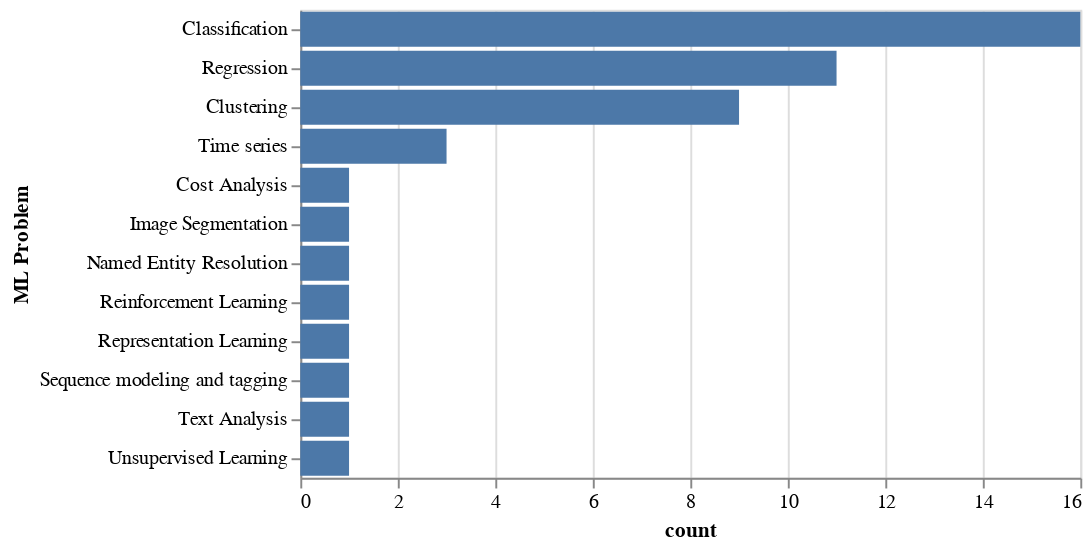

Source (notebook cell):
### Code cell
plotMultiselect(df, 'ML: Problem', 'ML Problem')

### Figure 1 — Vega-Lite specification as saved in the notebook (floating-point values rounded to 4 significant figures)
{"config": {"view": {"continuousWidth": 400, "continuousHeight": 300}}, "data": {"name": "data-0554f58fe8e594b0792ac7e510eebec4"}, "mark": "bar", "encoding": {"x": {"type": "quantitative", "axis": {"tickMinStep": 1}, "field": "count"}, "y": {"type": "nominal", "field": "ML Problem", "sort": "-x"}}, "$schema": "https://vega.github.io/schema/vega-lite/v4.0.2.json", "datasets": {"data-0554f58fe8e594b0792ac7e510eebec4": [{"ML Problem": "Classification", "count": 16}, {"ML Problem": "Clustering", "count": 9}, {"ML Problem": "Cost Analysis", "count": 1}, {"ML Problem": "Image Segmentation", "count": 1}, {"ML Problem": "Named Entity Resolution", "count": 1}, {"ML Problem": "Regression", "count": 11}, {"ML Problem": "Reinforcement Learning", "count": 1}, {"ML Problem": "Representation Learning", "count": 1}, {"ML Problem": "Sequence modeling and tagging", "count": 1}, {"ML Problem": "Text Analysis", "count": 1}, {"ML Problem": "Time series", "count": 3}, {"ML Problem": "Unsupervised Learning", "count": 1}]}}
